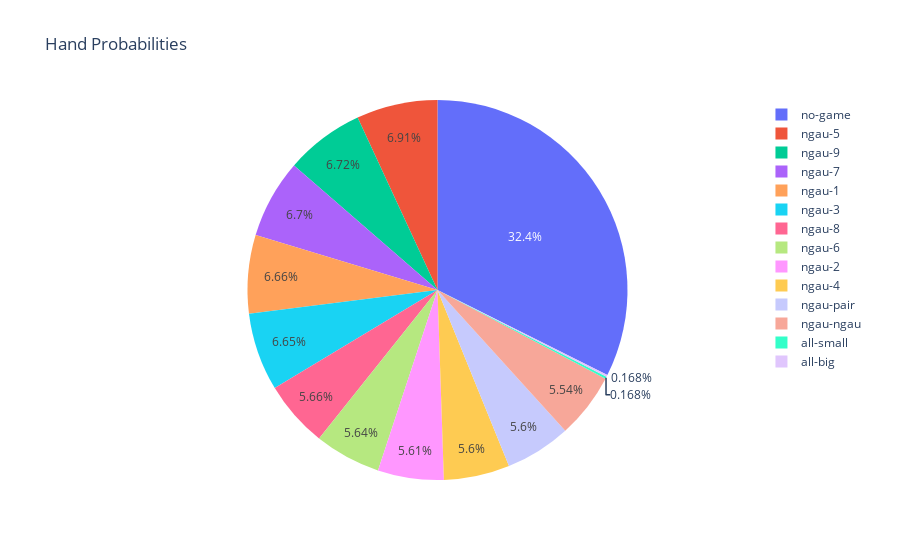

This figure's notebook cell:
### Code cell
import plotly.express as px
import pandas as pd

# plot the result
fig = px.pie(pd.DataFrame({'index': [k for k in hand_count.keys()], 'prob': [v for v in hand_count.values()]}), names='index', values='prob', title='Hand Probabilities')
fig.show()

### Figure 1 — Plotly figure (JSON) as saved in the notebook; plotly's stock layout.template omitted (floating-point values rounded to 4 significant figures)
{"data": [{"domain": {"x": [0, 1], "y": [0, 1]}, "hovertemplate": "index=%{label}<br>prob=%{value}<extra></extra>", "labels": ["ngau-5", "ngau-6", "ngau-7", "no-game", "all-small", "ngau-8", "ngau-9", "ngau-ngau", "ngau-1", "ngau-pair", "ngau-3", "ngau-4", "ngau-2", "all-big"], "legendgroup": "", "name": "", "showlegend": true, "type": "pie", "values": [179488, 146496, 174200, 841776, 4368, 147076, 174588, 143904, 173116, 145480, 172708, 145660, 145732, 4368]}], "layout": {"legend": {"tracegroupgap": 0}, "title": {"text": "Hand Probabilities"}}}
